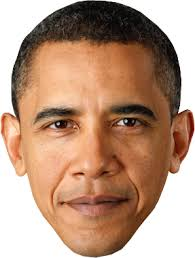
#> input picture face.jpeg, 195 x 258 px
$ jupyter execute 'Facial Recognition.ipynb'
#> lines starting #> are read from the running program, lines starting #| are printed output that depends on the picture; after the words box and inside, x2 and y2 are one past the last pixel; in counts of white or black regions, pixels touching at a corner belong together
[cell 1]
import numpy as np
import cv2

face_cascade = cv2.CascadeClassifier('haarcascade_frontalface_default.xml') ## this file needs to be accessible
eye_cascade = cv2.CascadeClassifier('haarcascade_eye.xml') ## this file needs to be accessible

[cell 2]
## using a picture, not a live webcam feed
img = cv2.imread('face.jpeg') ## downloaded a random photo of a face
#> img is the input picture: shape (258, 195, 3); mean B, G, R 128.9, 151.2, 185.7

[cell 3]
gray = cv2.cvtColor(img,cv2.COLOR_BGR2GRAY)
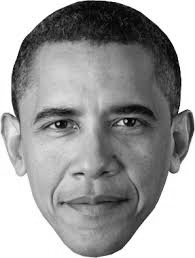
#> gray: shape (258, 195); min 0, max 255, mean 159

[cell 4]
faces = face_cascade.detectMultiScale(gray, 1.3, 5)
#> faces = [[20, 64, 142, 142]]

[cell 5]
for (x,y,w,h) in faces:
    cv2.rectangle(img,(x,y),(x+w,y+h),(255,0,0),2) ## changed Rectangle to rectangle
    roi_gray = gray[y:y+h, x:x+w]
    roi_color = img[y:y+h, x:x+w]
    eyes = eye_cascade.detectMultiScale(roi_gray)
    for(ex,ey,ew,eh) in eyes:
        cv2.rectangle(roi_color,(ex,ey),(ex+ew,ey+eh),(0,255,0),2)  ## changed Rectangle to rectangle
#> this loop made 1 pass
#> (x, y, w, h, eyes) on pass 1: (20, 64, 142, 142, [[15, 37, 46, 46], [83, 33, 48, 48]])
#> pass 1, `roi_gray = gray[y:y+h, x:x+w]`:
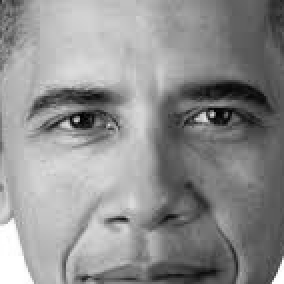
#> roi_gray: shape (142, 142) (shown 2 times larger); min 1, max 255, mean 142.8
#> pass 1, `roi_color = img[y:y+h, x:x+w]`:
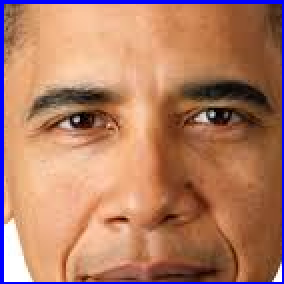
#> roi_color: shape (142, 142, 3) (shown 2 times larger); mean B, G, R 100.7, 124.7, 178
#> after the loop:
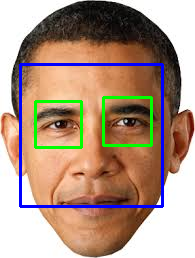
#> img: shape (258, 195, 3); 5.61% of pixels changed, all inside (x1, y1, x2, y2) = (19, 63, 164, 208)
#> after the loop:
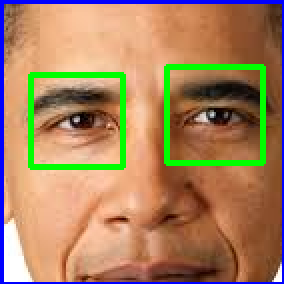
#> roi_color: shape (142, 142, 3) (shown 2 times larger); 5.55% of pixels changed, all inside (x1, y1, x2, y2) = (14, 32, 133, 85)

cv2.imshow('img',img)
cv2.waitKey(0)
cv2.destroyAllWindows()
